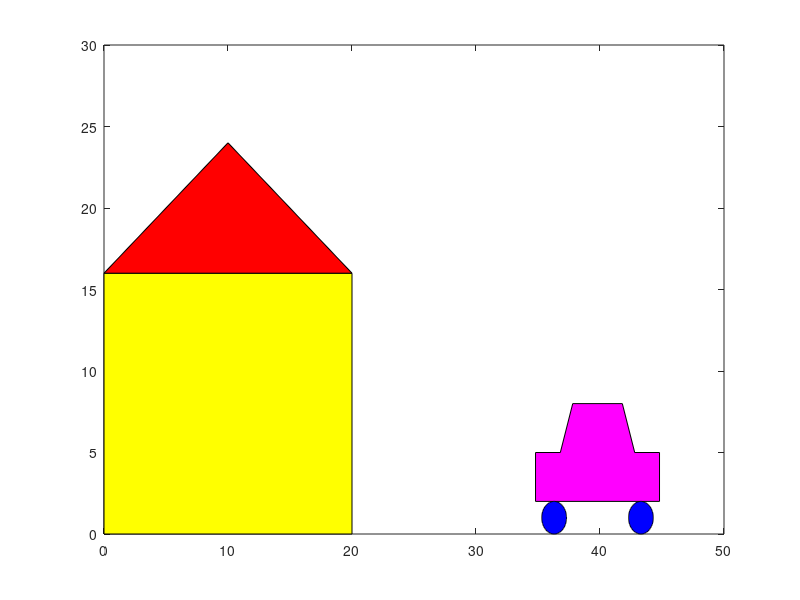

Source code (MATLAB):
clear all,clc;
hold off;
a=0:pi/100:2*pi
x1=[0 20 20 0 0];
y1=[0 0 16 16 0];
x2=[0 20 10 0];
y2=[16 16 24 16];
x3=[25 35 35 33 32 28 27 25 25];
y3=[2 2 5 5 8 8 5 5 2];
x4=26.5+cos(a);
x5=33.5+cos(a);
y4=1+sin(a);
for i=1:50
    plot(x1,y1,x2,y2,x3,y3);
    fill(x1,y1,'y',x2,y2,'r',x3,y3,'m',x4,y4,'b',x5,y4,'b');
    axis([0,50,0,30]);
    pause (0.01);
    x3=x3+0.2;
    x4=x4+0.2;
    x5=x5+0.2;
end



